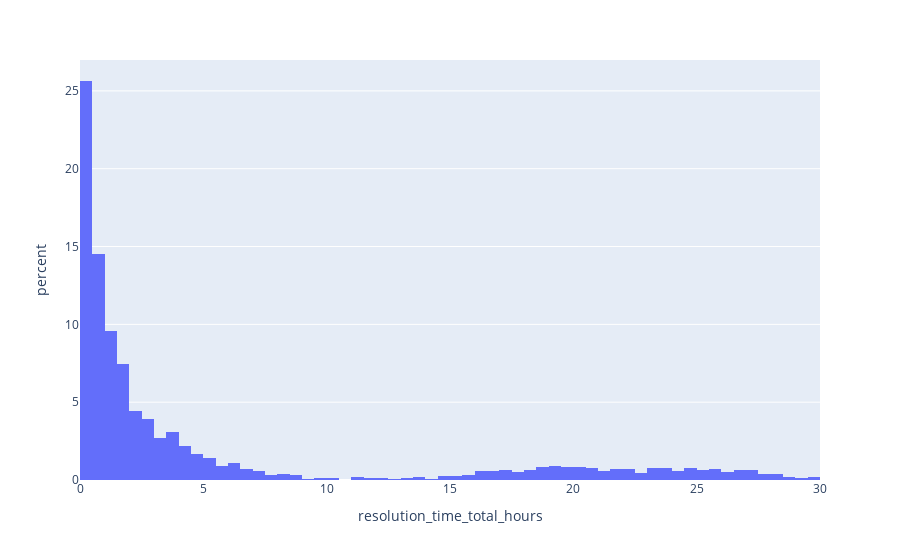

Notebook code for this chart:
### Code cell
# Histogram of INC resolved per hour
df_resolution_time = df_main['resolution_time_length']
fig = px.histogram(df_main['resolution_time_total_hours'], x="resolution_time_total_hours", histnorm='percent')

fig.update_traces(xbins=dict( # bins/intervals used for histogram
        start=0.0,
        end=30.0,
        size=0.5
    ))

fig.show()

### Figure 1 — Plotly figure (JSON) as saved in the notebook; plotly's stock layout.template omitted (floating-point values rounded to 4 significant figures; data arrays with more than 128 entries replaced by an {"elided": "..."} marker saying what was removed)
{"data": [{"alignmentgroup": "True", "bingroup": "x", "histnorm": "percent", "hovertemplate": "resolution_time_total_hours=%{x}<br>percent=%{y}<extra></extra>", "legendgroup": "", "marker": {"color": "#636efa"}, "name": "", "offsetgroup": "", "orientation": "v", "showlegend": false, "type": "histogram", "x": {"elided": "3924 float values"}, "xaxis": "x", "xbins": {"end": 30, "size": 0.5, "start": 0}, "yaxis": "y"}], "layout": {"barmode": "relative", "legend": {"tracegroupgap": 0}, "margin": {"t": 60}, "xaxis": {"anchor": "y", "domain": [0, 1], "title": {"text": "resolution_time_total_hours"}}, "yaxis": {"anchor": "x", "domain": [0, 1], "title": {"text": "percent"}}}}
